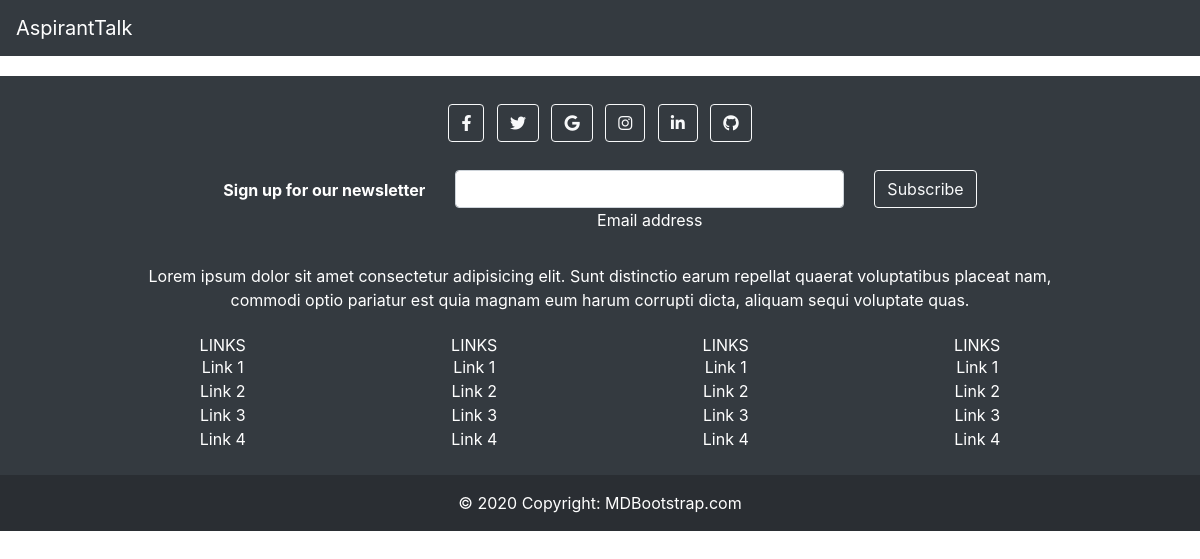
Page /Category/6 on the earlier database version.
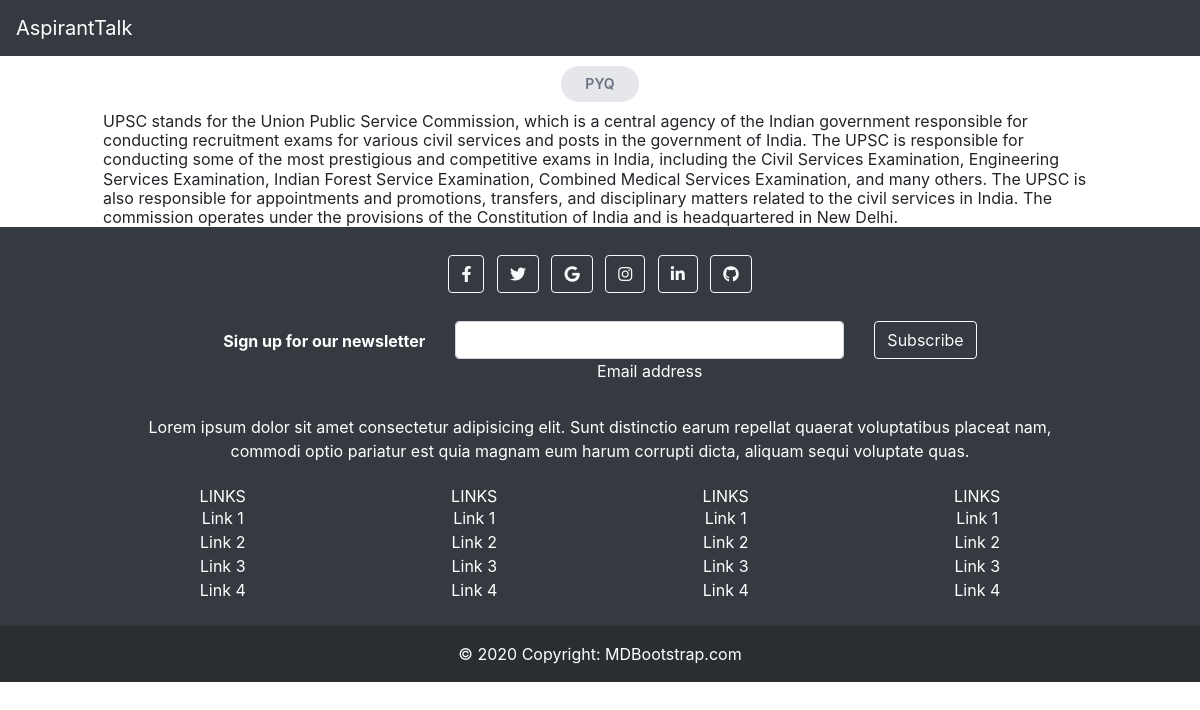
Same page on the later database version.
### home/models.py (models this page shows, shortened)
class Sub_category(models.Model):
    category = models.ForeignKey(Category,on_delete=models.CASCADE)
    name = models.CharField(max_length=20)
    created_by = models.ForeignKey(User,on_delete=models.CASCADE)
    created_on = models.DateTimeField(auto_now=True)

class Category(models.Model):
    creator = models.ForeignKey(User,on_delete=models.CASCADE)
    name = models.CharField(max_length=20)
    Thumbnail = models.ImageField(upload_to="Cat_thumbnails", blank=True, null=True)
    description = models.TextField(blank=True,null=True)
    created_date = models.DateTimeField(auto_now=True)

### home/views.py (the view)
# urls.py: path("Category/<int:id>", views.sub_cats, name="subcat_search"),
def sub_cats(request,id):
    Sub_cat = Sub_category.objects.filter(category = id)
    cat = Category.objects.filter(id= id)
    desc = ''
    for i in cat:
        desc = i.description
    context = {
        'subcat': Sub_cat,
        'desc' : desc
    }
    return render(request,'Category.html',context)

### home/templates/Category.html (shortened to what this page needs)
{% extends 'base.html' %}
{% block body %}
<div class="flex flex-wrap justify-center space-x-2" id="chips">
    {%for cat in subcat %}
    <form action="/Category/" method="get">
    <button type="submit" id="btn">
<span id="btn1"
      class="px-4 py-2 rounded-full text-gray-500 bg-gray-200 font-semibold text-sm flex align-center w-max cursor-pointer active:bg-gray-300 transition duration-300 ease">
      {{cat.name}}
    </span>
</form>
{%endfor%}
</div>
<div class="container"><h5>{{ desc }}</h5></div>
<script src="https://cdn.tailwindcss.com?plugins=forms,typography,aspect-ratio,line-clamp"></script>
{% endblock body %}

### home/templates/base.html (shortened to what this page needs)
{% load humanize %}
<!DOCTYPE html>
<html lang="en">
<head>
    <link rel="stylesheet" href="https://cdn.jsdelivr.net/npm/bootstrap@4.0.0/dist/css/bootstrap.min.css">
    <link rel="stylesheet" href="https://cdnjs.cloudflare.com/ajax/libs/font-awesome/6.4.0/css/all.min.css" />
</head>
<body>
    {% include 'navbar.html' %}
    {% block body %}
    {% endblock body %}
    {% include 'footer.html' %}
</body>
</html>

### home/templates/navbar.html (shortened to what this page needs)
<nav class="navbar navbar-expand-lg navbar-dark bg-dark">
    <a class="navbar-brand" href="/">AspirantTalk</a>
  </nav>

### home/templates/footer.html
<footer class="bg-dark text-center text-white">
    <div class="container p-4">
      <section class="mb-4">
        <a class="btn btn-outline-light btn-floating m-1" href="#!" role="button"
          ><i class="fab fa-facebook-f"></i
        ></a>
        <a class="btn btn-outline-light btn-floating m-1" href="#!" role="button"
          ><i class="fab fa-twitter"></i
        ></a>
        <a class="btn btn-outline-light btn-floating m-1" href="#!" role="button"
          ><i class="fab fa-google"></i
        ></a>
        <a class="btn btn-outline-light btn-floating m-1" href="#!" role="button"
          ><i class="fab fa-instagram"></i
        ></a>
        <a class="btn btn-outline-light btn-floating m-1" href="#!" role="button"
          ><i class="fab fa-linkedin-in"></i
        ></a>
        <a class="btn btn-outline-light btn-floating m-1" href="#!" role="button"
          ><i class="fab fa-github"></i
        ></a>
      </section>
      <section class="">
        <form action="">
          <div class="row d-flex justify-content-center">
            <div class="col-auto">
              <p class="pt-2">
                <strong>Sign up for our newsletter</strong>
              </p>
            </div>
            <div class="col-md-5 col-12">
              <div class="form-outline form-white mb-4">
                <input type="email" id="form5Example21" class="form-control" />
                <label class="form-label" for="form5Example21">Email address</label>
              </div>
            </div>
            <div class="col-auto">
              <button type="submit" class="btn btn-outline-light mb-4">
                Subscribe
              </button>
            </div>
          </div>
        </form>
      </section>
      <section class="mb-4">
        <p>
          Lorem ipsum dolor sit amet consectetur adipisicing elit. Sunt distinctio earum
          repellat quaerat voluptatibus placeat nam, commodi optio pariatur est quia magnam
          eum harum corrupti dicta, aliquam sequi voluptate quas.
        </p>
      </section>
      <section class="">
        <div class="row">
          <div class="col-lg-3 col-md-6 mb-4 mb-md-0">
            <h5 class="text-uppercase">Links</h5>
            <ul class="list-unstyled mb-0">
              <li>
                <a href="#!" class="text-white">Link 1</a>
              </li>
              <li>
                <a href="#!" class="text-white">Link 2</a>
              </li>
              <li>
                <a href="#!" class="text-white">Link 3</a>
              </li>
              <li>
                <a href="#!" class="text-white">Link 4</a>
              </li>
            </ul>
          </div>
          <div class="col-lg-3 col-md-6 mb-4 mb-md-0">
            <h5 class="text-uppercase">Links</h5>
            <ul class="list-unstyled mb-0">
              <li>
                <a href="#!" class="text-white">Link 1</a>
              </li>
              <li>
                <a href="#!" class="text-white">Link 2</a>
              </li>
              <li>
                <a href="#!" class="text-white">Link 3</a>
              </li>
              <li>
                <a href="#!" class="text-white">Link 4</a>
              </li>
            </ul>
          </div>
          <div class="col-lg-3 col-md-6 mb-4 mb-md-0">
            <h5 class="text-uppercase">Links</h5>
            <ul class="list-unstyled mb-0">
              <li>
                <a href="#!" class="text-white">Link 1</a>
              </li>
              <li>
                <a href="#!" class="text-white">Link 2</a>
              </li>
              <li>
                <a href="#!" class="text-white">Link 3</a>
              </li>
              <li>
                <a href="#!" class="text-white">Link 4</a>
              </li>
            </ul>
          </div>
          <div class="col-lg-3 col-md-6 mb-4 mb-md-0">
            <h5 class="text-uppercase">Links</h5>
            <ul class="list-unstyled mb-0">
              <li>
                <a href="#!" class="text-white">Link 1</a>
              </li>
              <li>
                <a href="#!" class="text-white">Link 2</a>
              </li>
              <li>
                <a href="#!" class="text-white">Link 3</a>
              </li>
              <li>
                <a href="#!" class="text-white">Link 4</a>
              </li>
            </ul>
          </div>
        </div>
      </section>
    </div>
    <div class="text-center p-3" style="background-color: rgba(0, 0, 0, 0.2);">
      © 2020 Copyright:
      <a class="text-white" href="https://mdbootstrap.com/">MDBootstrap.com</a>
    </div>
  </footer>

### home/templates/Category.html (style rules this page uses)
#chips { margin-top: 10px; margin-bottom: 10px; }

Differences in the rows shown:
added Sub_category: name "PYQ"
added Category: description "UPSC stands for the Union Public Service Commission, which is a central agency of the Indian government responsible for conducting recruitment exams for various civil services and posts in the government of India. The UPSC is responsible for conducting some of the most prestigious and competitive exams in India, including the Civil Services Examination, Engineering Services Examination, Indian Forest Service Examination, Combined Medical Services Examination, and many others. The UPSC is also responsible for appointments and promotions, transfers, and disciplinary matters related to the civil services in India. The commission operates under the provisions of the Constitution of India and is…"
